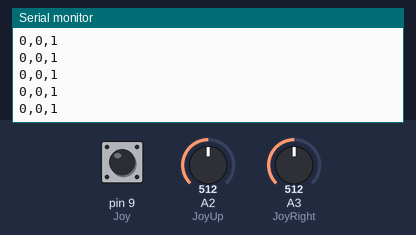
Recording of a sketch running on a simulated Arduino Uno, built with avr-gcc and run on an emulated ATmega328P. Shown: the last lines printed to the serial monitor. The test bench sets the inputs (shaded band); at power-on: A2 (JoyUp) = 512, A3 (JoyRight) = 512, pin 9 (Joy) HIGH.

Above: at 1.2 s.
1.3 s: A2 (JoyUp) set to 716
At 1.56 s:
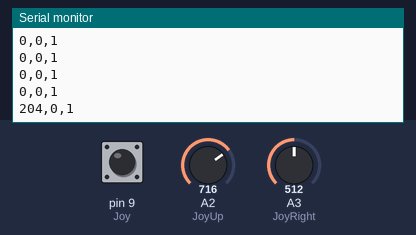
2.8 s: A3 (JoyRight) set to 716
At 2.96 s:
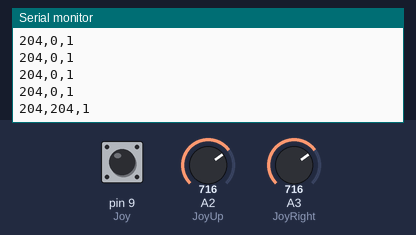
4.3 s: pin 9 (Joy) pulled LOW for 0.25 s
At 4.57 s:
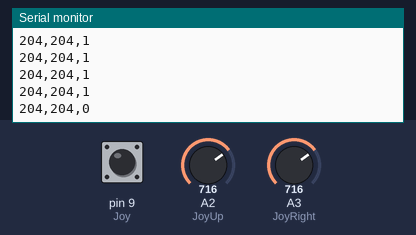
6.0 s: A2 (JoyUp) set to 900
At 6.18 s:
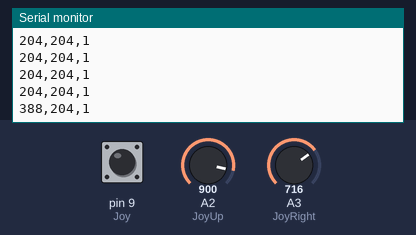
7.5 s: pin 9 (Joy) pulled LOW for 1 s
At 7.78 s:
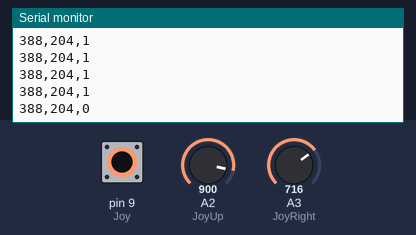
10.0 s: A3 (JoyRight) set to 900
At 10.19 s:
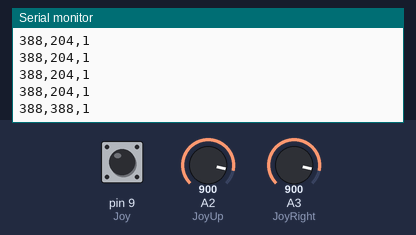
Timing chart, 0 to 12.5 s (numbered marks = the images above; inputs shaded):
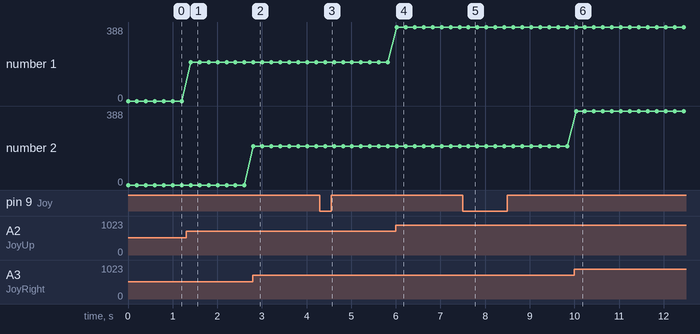

Measured:
- after the input at 1.3 s, the serial monitor: prints a new line after 0.10 s (image 1)
- after the input at 2.8 s, the serial monitor: prints a new line at once (image 2)
- after the input at 4.3 s, the serial monitor: prints a new line after 0.12 s (image 3)
- after the input at 6.0 s, the serial monitor: prints a new line at once (image 4)
- after the input at 7.5 s, the serial monitor: prints a new line after 0.13 s (image 5)
- after the input at 10.0 s, the serial monitor: prints a new line at once (image 6)
- plotted number 1: 0 → 204 after the input at 1.3 s, 204 → 388 after the input at 6.0 s

The sketch:

JOYSTICK-SERIAL.ino
```cpp
#define JoyUp  A2
#define JoyRight  A3
#define Joy 9
int xMap;
int yMap;

void setup() {

  Serial.begin(9600);
  pinMode(9, INPUT_PULLUP);

}

void loop() {
  int  Pot1 = analogRead(JoyUp);
  int  Pot2 = analogRead(JoyRight);
  int Joy1 = digitalRead(Joy);

  xMap = map(Pot1, 0, 1023, -512, 512);
  yMap = map(Pot2, 0, 1023, -512, 512);

  Serial.print(xMap);
  Serial.print(",");
  Serial.print(yMap);
  Serial.print(",");
  Serial.println(Joy1);

  delay(200);


}
```
